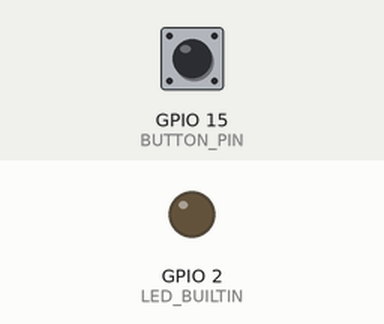
This sketch was run on a simulated ESP32. On the bench: output pins drawn as LEDs (lit = HIGH). The inputs (shaded band) are chosen by the test bench; at power-on: GPIO 15 (BUTTON_PIN) LOW. WiFi joins after 1.5 s; servers stay silent unless stated; uploads are accepted with an empty reply; what the sketch prints to the serial monitor is not drawn.

Above: at 2.7 s.
2.8 s: GPIO 15 (BUTTON_PIN) pulled HIGH for 1 s
At 3.3 s:
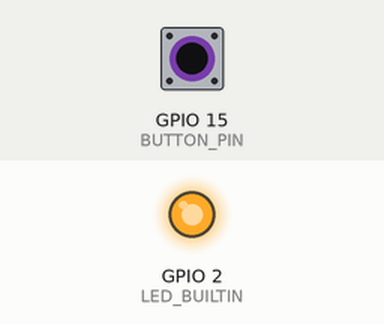
5.7 s: GPIO 15 (BUTTON_PIN) pulled HIGH for 3.2 s
At 10.1 s:
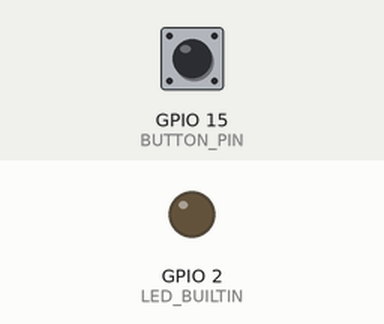
Timing chart, 0 to 11.6 s (numbered marks = the images above; inputs shaded):
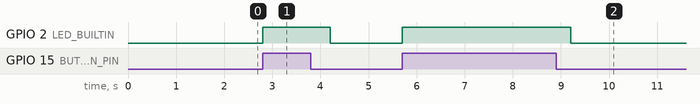

The sketch:

overengineer_mute_button.ino
```cpp
#include "WifiCredentials.h"
#include <ArduinoJson.h>
#include <WiFi.h>
#include <HTTPClient.h>


const int SERIAL_SPEED = 115200;
const int LED_BUILTIN = 2;
const int BUTTON_PIN = 15;
const char* serverName = "http://192.168.1.40:5000/shortcut";

WiFiClient wifiClient;


void setupWifi() {
  WiFi.begin(WIFI_SSID, WIFI_PASSWORD);
  while (WiFi.status() != WL_CONNECTED) {
    delay(500);
    Serial.print("Connecting to WiFi:");
    Serial.println(WIFI_SSID);
  }
  Serial.println("Connected to the WiFi network");
  Serial.println();
  Serial.println("IP address: ");
  Serial.println(WiFi.localIP());
}


void sendRequest() {
  // Init http client
  HTTPClient http;
  http.begin(wifiClient, serverName);
  // Create JSON using ArduinoJson lib
  StaticJsonDocument<200> doc;
  doc["command"] = "mute_unmute_meet";
  String requestBody;
  serializeJson(doc, requestBody);
  // Add header and send request
  http.addHeader("Content-Type", "application/json");
  int httpResponseCode = http.POST(requestBody);
}


void setup()
{
  // Set PIN modes
  pinMode(LED_BUILTIN, OUTPUT);
  pinMode(BUTTON_PIN, INPUT);
  // Start serial (only for debug)
  Serial.begin(SERIAL_SPEED);
  setupWifi();
}


void loop() {
  // Check connection
  if (WiFi.status() != WL_CONNECTED) {
     setupWifi();
  }
  // Check button
  int buttonState = digitalRead(BUTTON_PIN);
  if (buttonState == HIGH) {
    digitalWrite(LED_BUILTIN, HIGH);
    sendRequest();
    delay(500);
    digitalWrite(LED_BUILTIN, LOW);
  }
}
```

WifiCredentials.h
```cpp
#define WIFI_SSID "ssid"
#define WIFI_PASSWORD "password"
```

Measured:
- after the input at 2.8 s, GPIO 2 (LED_BUILTIN): LOW → HIGH at once, → LOW 1.4 s later
- after the input at 5.7 s, GPIO 2 (LED_BUILTIN): LOW → HIGH at once, → LOW 3.5 s later
